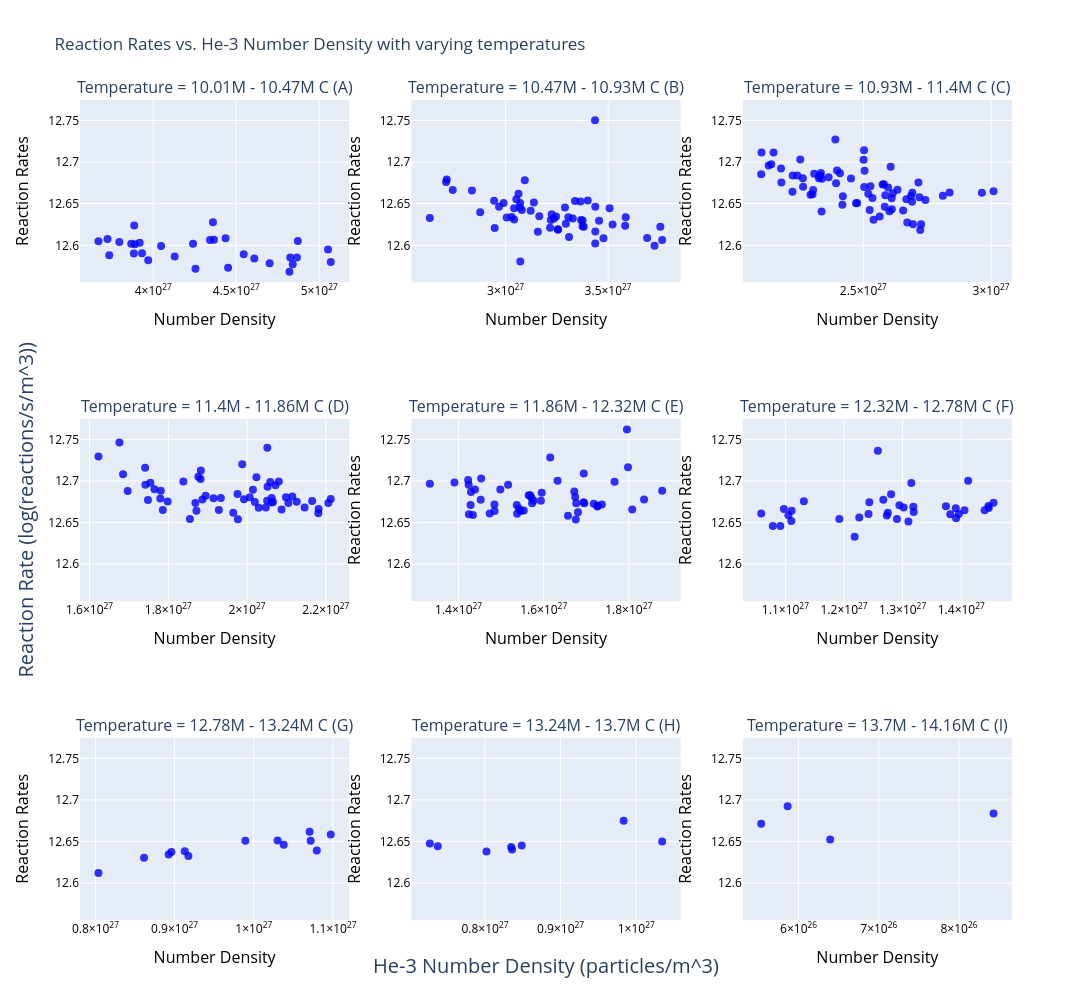

This figure's notebook cell:
### Code cell
%matplotlib widget
x = df_filtered['he3_number_density']
temp = df_filtered['core_temperature']
y = np.log10(df_filtered['reaction_rates_per_unit_volume'])

count = 9
temp_range = np.linspace(temp.min(), temp.max(), count + 1)

frames = []


def format_title(value):
    # Get place value
    place_value = int(np.log10(value))
    if 4 <= place_value <= 6:
        return f'{round(value, -2) / 1000}K'
    elif 7 <= place_value <= 9:
        return f'{round(value, -4) / 10 ** 6}M'
    else:
        return f'{value:.1e}'


subplot_titles = [

]

letters = 'ABCDEFGHIJKLMNOPQRSTUVWXYZ'

_last = temp.min()
idx = 0
for _temp in temp_range:
    if _temp == _last:
        continue
    subplot_titles.append(f'Temperature = {format_title(_last)} - {format_title(_temp)} C ({letters[idx]})')
    _last = _temp
    idx += 1

cols = 3
fig = make_subplots(rows=math.ceil((len(temp_range) - 1) / cols), cols=cols, subplot_titles=subplot_titles,
                    x_title='He-3 Number Density (particles/m^3)', y_title='Reaction Rate (log(reactions/s/m^3))')

def update(a):
    if a.text =='He-3 Number Density (particles/m^3)' or a.text == 'Reaction Rate (log(reactions/s/m^3))':
        a.font.size = 20

fig.for_each_annotation(update)

last = temp.min()
row = 1
col = 1
for temp_value in temp_range:
    if temp_value == last:
        continue
    frame_df = df_filtered.copy()
    if temp_value == temp.max():
        frame_df = frame_df[frame_df['core_temperature'] <= temp_value]
    else:
        frame_df = frame_df[frame_df['core_temperature'] < temp_value]
    frame_df = frame_df[frame_df['core_temperature'] >= last]
    last = temp_value
    _x = frame_df['he3_number_density']
    _y = np.log10(frame_df['reaction_rates_per_unit_volume'])
    _temp = frame_df['core_temperature']
    fig.add_trace(go.Scatter(
        x=_x,
        y=_y,
        mode='markers',
        marker=dict(
            size=8,
            color='Blue',
            opacity=0.8,
            # colorbar=dict(title='Temperature (C)', len=0.8, thickness=20),
            # showscale=True,
            # coloraxis='coloraxis',
        ),
    ), row=row, col=col)

    col += 1
    if col > cols:
        col = 1
        row += 1

fig.update_layout(
    title='Reaction Rates vs. He-3 Number Density with varying temperatures',
    width=1600,
    height=1000,
    # coloraxis=dict(colorscale='BlueRed', colorbar=dict(title='Temperature (C)', len=0.8, thickness=20)),
    showlegend=False,
)

min_y = y.min() * 0.999
max_y = y.max() * 1.001

min_x = x.min() * 0.85
max_x = x.max() * 1.02

for i in range(len(temp_range)):
    param_name = f'yaxis{i + 1}'
    param_name_x = f'xaxis{i + 1}'
    if i == 0:
        param_name = 'yaxis'
        fig.update_layout(yaxis=dict(range=[min_y, max_y], title='Reaction Rates', color='black', titlefont=dict(size=16, color='black')), xaxis=dict(title='Number Density', color='black', titlefont=dict(size=16, color='black')))
    elif i == 3:
        fig.update_layout({
            param_name: dict(range=[min_y, max_y], color='black'),
            param_name_x: dict(title='Number Density', color='black', titlefont=dict(size=16, color='black'))
        })
    elif i == 7:
        fig.update_layout({
            param_name: dict(range=[min_y, max_y], title='Reaction Rates', color='black', titlefont=dict(size=16, color='black')),
            param_name_x: dict(color='black')
        })
    else:
        fig.update_layout({
            param_name: dict(range=[min_y, max_y], title='Reaction Rates', color='black', titlefont=dict(size=16, color='black')),
            param_name_x: dict(title='Number Density', color='black', titlefont=dict(size=16, color='black'))
        })

# Show the plot inline in Jupyter
pyo.iplot(fig)

### Figure 1 — Plotly figure (JSON) as saved in the notebook; plotly's stock layout.template omitted (floating-point values rounded to 4 significant figures)
{"data": [{"marker": {"color": "Blue", "opacity": 0.8, "size": 8}, "mode": "markers", "x": [5.053e+27, 4.129e+27, 4.82e+27, 3.67e+27, 3.884e+27, 4.366e+27, 4.342e+27, 4.36e+27, 3.735e+27, 4.545e+27, 4.84e+27, 4.436e+27, 3.89e+27, 3.868e+27, 4.825e+27, 4.047e+27, 3.725e+27, 3.918e+27, 4.451e+27, 4.871e+27, 3.796e+27, 4.866e+27, 4.701e+27, 3.886e+27, 4.24e+27, 3.97e+27, 4.255e+27, 3.933e+27, 4.609e+27, 5.069e+27], "xaxis": "x", "y": [12.6, 12.59, 12.57, 12.6, 12.59, 12.61, 12.61, 12.63, 12.59, 12.59, 12.58, 12.61, 12.6, 12.6, 12.59, 12.6, 12.61, 12.6, 12.57, 12.61, 12.6, 12.59, 12.58, 12.62, 12.6, 12.58, 12.57, 12.59, 12.58, 12.58], "yaxis": "y", "type": "scatter"}, {"marker": {"color": "Blue", "opacity": 0.8, "size": 8}, "mode": "markers", "x": [3.456e+27, 2.71e+27, 2.836e+27, 3.306e+27, 3.507e+27, 3.583e+27, 3.157e+27, 2.713e+27, 3.309e+27, 3.225e+27, 3.093e+27, 3.726e+27, 3.368e+27, 3.22e+27, 3.041e+27, 3.755e+27, 3.122e+27, 3.381e+27, 3.255e+27, 3.691e+27, 2.876e+27, 3.437e+27, 3.071e+27, 3.164e+27, 2.99e+27, 3.294e+27, 3.328e+27, 3.401e+27, 3.436e+27, 3.079e+27, 3.437e+27, 2.947e+27, 3.03e+27, 3.236e+27, 3.138e+27, 3.764e+27, 3.375e+27, 3.586e+27, 3.041e+27, 2.968e+27, 3.29e+27, 3.477e+27, 3.069e+27, 3.256e+27, 2.944e+27, 2.63e+27, 3.071e+27, 3.063e+27, 3.376e+27, 3.246e+27, 2.742e+27, 3.338e+27, 3.522e+27, 3.217e+27, 3.005e+27, 3.052e+27, 3.437e+27, 3.365e+27], "xaxis": "x2", "y": [12.63, 12.68, 12.67, 12.63, 12.64, 12.62, 12.62, 12.68, 12.61, 12.64, 12.68, 12.6, 12.63, 12.63, 12.64, 12.62, 12.64, 12.62, 12.62, 12.61, 12.64, 12.65, 12.58, 12.63, 12.65, 12.63, 12.63, 12.65, 12.75, 12.64, 12.6, 12.62, 12.63, 12.63, 12.65, 12.61, 12.62, 12.63, 12.63, 12.65, 12.65, 12.61, 12.65, 12.62, 12.65, 12.63, 12.65, 12.66, 12.63, 12.63, 12.67, 12.65, 12.63, 12.62, 12.63, 12.66, 12.62, 12.65], "yaxis": "y2", "type": "scatter"}, {"marker": {"color": "Blue", "opacity": 0.8, "size": 8}, "mode": "markers", "x": [2.528e+27, 2.811e+27, 2.13e+27, 2.687e+27, 2.58e+27, 2.615e+27, 2.264e+27, 2.575e+27, 2.586e+27, 2.564e+27, 2.519e+27, 2.326e+27, 2.308e+27, 2.393e+27, 2.723e+27, 2.452e+27, 2.525e+27, 2.692e+27, 2.634e+27, 2.223e+27, 2.501e+27, 2.178e+27, 2.338e+27, 2.695e+27, 2.726e+27, 2.149e+27, 2.334e+27, 2.72e+27, 2.102e+27, 2.253e+27, 2.223e+27, 2.536e+27, 2.293e+27, 2.337e+27, 2.328e+27, 2.263e+27, 2.397e+27, 2.668e+27, 2.743e+27, 2.304e+27, 2.584e+27, 2.691e+27, 2.656e+27, 2.54e+27, 2.409e+27, 2.672e+27, 2.14e+27, 2.418e+27, 2.301e+27, 2.331e+27, 2.179e+27, 2.602e+27, 2.42e+27, 2.503e+27, 2.472e+27, 2.607e+27, 2.476e+27, 2.597e+27, 2.964e+27, 3.01e+27, 2.391e+27, 2.1e+27, 2.612e+27, 2.716e+27, 2.503e+27, 2.838e+27, 2.611e+27, 2.242e+27, 2.364e+27, 2.505e+27], "xaxis": "x3", "y": [12.67, 12.66, 12.7, 12.66, 12.67, 12.66, 12.67, 12.67, 12.66, 12.63, 12.66, 12.68, 12.69, 12.67, 12.62, 12.68, 12.64, 12.66, 12.67, 12.68, 12.7, 12.69, 12.68, 12.63, 12.63, 12.71, 12.69, 12.66, 12.71, 12.7, 12.66, 12.66, 12.66, 12.64, 12.68, 12.68, 12.69, 12.66, 12.65, 12.67, 12.65, 12.65, 12.64, 12.63, 12.69, 12.63, 12.7, 12.65, 12.66, 12.68, 12.68, 12.64, 12.66, 12.67, 12.65, 12.69, 12.65, 12.67, 12.66, 12.66, 12.73, 12.69, 12.64, 12.68, 12.71, 12.66, 12.66, 12.68, 12.68, 12.69], "yaxis": "y3", "type": "scatter"}, {"marker": {"color": "Blue", "opacity": 0.8, "size": 8}, "mode": "markers", "x": [1.755e+27, 2.099e+27, 2.02e+27, 1.988e+27, 2.088e+27, 2.181e+27, 1.895e+27, 1.838e+27, 2.007e+27, 2.03e+27, 2.059e+27, 1.934e+27, 1.748e+27, 1.882e+27, 1.742e+27, 1.685e+27, 2.015e+27, 2.066e+27, 2.105e+27, 1.977e+27, 1.928e+27, 2.062e+27, 1.78e+27, 1.887e+27, 2.062e+27, 2.126e+27, 2.115e+27, 1.876e+27, 1.965e+27, 1.781e+27, 1.915e+27, 2.072e+27, 1.869e+27, 2.052e+27, 1.623e+27, 1.697e+27, 1.798e+27, 1.976e+27, 1.786e+27, 1.992e+27, 2.206e+27, 2.182e+27, 2.024e+27, 2.213e+27, 1.741e+27, 2.051e+27, 2.165e+27, 1.855e+27, 2.146e+27, 1.871e+27, 2.048e+27, 1.765e+27, 2.051e+27, 1.676e+27, 1.883e+27, 2.081e+27], "xaxis": "x4", "y": [12.7, 12.68, 12.67, 12.72, 12.67, 12.66, 12.68, 12.7, 12.68, 12.67, 12.7, 12.68, 12.68, 12.7, 12.7, 12.71, 12.69, 12.67, 12.67, 12.65, 12.67, 12.67, 12.68, 12.68, 12.68, 12.68, 12.68, 12.71, 12.66, 12.69, 12.68, 12.69, 12.67, 12.69, 12.73, 12.69, 12.68, 12.68, 12.67, 12.68, 12.67, 12.67, 12.7, 12.68, 12.72, 12.68, 12.68, 12.65, 12.67, 12.66, 12.67, 12.69, 12.74, 12.75, 12.71, 12.7], "yaxis": "y4", "type": "scatter"}, {"marker": {"color": "Blue", "opacity": 0.8, "size": 8}, "mode": "markers", "x": [1.439e+27, 1.452e+27, 1.332e+27, 1.595e+27, 1.672e+27, 1.796e+27, 1.657e+27, 1.681e+27, 1.767e+27, 1.694e+27, 1.516e+27, 1.453e+27, 1.677e+27, 1.615e+27, 1.726e+27, 1.39e+27, 1.836e+27, 1.485e+27, 1.473e+27, 1.542e+27, 1.594e+27, 1.537e+27, 1.484e+27, 1.798e+27, 1.808e+27, 1.553e+27, 1.573e+27, 1.428e+27, 1.565e+27, 1.696e+27, 1.424e+27, 1.718e+27, 1.727e+27, 1.429e+27, 1.538e+27, 1.422e+27, 1.737e+27, 1.546e+27, 1.498e+27, 1.674e+27, 1.879e+27, 1.676e+27, 1.633e+27, 1.694e+27, 1.424e+27, 1.434e+27, 1.571e+27, 1.569e+27, 1.576e+27], "xaxis": "x5", "y": [12.69, 12.68, 12.7, 12.69, 12.69, 12.76, 12.66, 12.66, 12.7, 12.67, 12.7, 12.7, 12.67, 12.73, 12.67, 12.7, 12.68, 12.66, 12.66, 12.67, 12.68, 12.67, 12.67, 12.72, 12.67, 12.66, 12.67, 12.67, 12.68, 12.67, 12.7, 12.67, 12.67, 12.69, 12.66, 12.7, 12.67, 12.66, 12.69, 12.68, 12.69, 12.65, 12.7, 12.71, 12.66, 12.66, 12.68, 12.68, 12.68], "yaxis": "y5", "type": "scatter"}, {"marker": {"color": "Blue", "opacity": 0.8, "size": 8}, "mode": "markers", "x": [1.391e+27, 1.374e+27, 1.302e+27, 1.192e+27, 1.131e+27, 1.275e+27, 1.078e+27, 1.29e+27, 1.455e+27, 1.447e+27, 1.318e+27, 1.258e+27, 1.243e+27, 1.059e+27, 1.319e+27, 1.273e+27, 1.405e+27, 1.391e+27, 1.218e+27, 1.111e+27, 1.226e+27, 1.446e+27, 1.31e+27, 1.267e+27, 1.28e+27, 1.294e+27, 1.105e+27, 1.44e+27, 1.242e+27, 1.091e+27, 1.315e+27, 1.412e+27, 1.396e+27, 1.11e+27, 1.097e+27, 1.381e+27], "xaxis": "x6", "y": [12.67, 12.67, 12.67, 12.65, 12.68, 12.66, 12.65, 12.65, 12.67, 12.67, 12.67, 12.74, 12.67, 12.66, 12.66, 12.66, 12.66, 12.66, 12.63, 12.66, 12.66, 12.67, 12.65, 12.68, 12.68, 12.67, 12.66, 12.66, 12.66, 12.65, 12.7, 12.7, 12.66, 12.65, 12.67, 12.66], "yaxis": "y6", "type": "scatter"}, {"marker": {"color": "Blue", "opacity": 0.8, "size": 8}, "mode": "markers", "x": [9.175e+26, 1.08e+27, 9.893e+26, 9.129e+26, 1.097e+27, 1.072e+27, 1.038e+27, 8.959e+26, 8.614e+26, 8.925e+26, 8.038e+26, 1.071e+27, 1.03e+27], "xaxis": "x7", "y": [12.63, 12.64, 12.65, 12.64, 12.66, 12.65, 12.65, 12.64, 12.63, 12.63, 12.61, 12.66, 12.65], "yaxis": "y7", "type": "scatter"}, {"marker": {"color": "Blue", "opacity": 0.8, "size": 8}, "mode": "markers", "x": [7.271e+26, 8.486e+26, 8.358e+26, 7.376e+26, 9.834e+26, 1.034e+27, 8.02e+26, 8.346e+26], "xaxis": "x8", "y": [12.65, 12.65, 12.64, 12.64, 12.67, 12.65, 12.64, 12.64], "yaxis": "y8", "type": "scatter"}, {"marker": {"color": "Blue", "opacity": 0.8, "size": 8}, "mode": "markers", "x": [5.864e+26, 6.394e+26, 8.43e+26, 5.534e+26], "xaxis": "x9", "y": [12.69, 12.65, 12.68, 12.67], "yaxis": "y9", "type": "scatter"}], "layout": {"annotations": [{"font": {"size": 16}, "showarrow": false, "text": "Temperature = 10.01M - 10.47M C (A)", "x": 0.1444, "xanchor": "center", "xref": "paper", "y": 1.0, "yanchor": "bottom", "yref": "paper"}, {"font": {"size": 16}, "showarrow": false, "text": "Temperature = 10.47M - 10.93M C (B)", "x": 0.5, "xanchor": "center", "xref": "paper", "y": 1.0, "yanchor": "bottom", "yref": "paper"}, {"font": {"size": 16}, "showarrow": false, "text": "Temperature = 10.93M - 11.4M C (C)", "x": 0.8556, "xanchor": "center", "xref": "paper", "y": 1.0, "yanchor": "bottom", "yref": "paper"}, {"font": {"size": 16}, "showarrow": false, "text": "Temperature = 11.4M - 11.86M C (D)", "x": 0.1444, "xanchor": "center", "xref": "paper", "y": 0.6111, "yanchor": "bottom", "yref": "paper"}, {"font": {"size": 16}, "showarrow": false, "text": "Temperature = 11.86M - 12.32M C (E)", "x": 0.5, "xanchor": "center", "xref": "paper", "y": 0.6111, "yanchor": "bottom", "yref": "paper"}, {"font": {"size": 16}, "showarrow": false, "text": "Temperature = 12.32M - 12.78M C (F)", "x": 0.8556, "xanchor": "center", "xref": "paper", "y": 0.6111, "yanchor": "bottom", "yref": "paper"}, {"font": {"size": 16}, "showarrow": false, "text": "Temperature = 12.78M - 13.24M C (G)", "x": 0.1444, "xanchor": "center", "xref": "paper", "y": 0.2222, "yanchor": "bottom", "yref": "paper"}, {"font": {"size": 16}, "showarrow": false, "text": "Temperature = 13.24M - 13.7M C (H)", "x": 0.5, "xanchor": "center", "xref": "paper", "y": 0.2222, "yanchor": "bottom", "yref": "paper"}, {"font": {"size": 16}, "showarrow": false, "text": "Temperature = 13.7M - 14.16M C (I)", "x": 0.8556, "xanchor": "center", "xref": "paper", "y": 0.2222, "yanchor": "bottom", "yref": "paper"}, {"font": {"size": 20}, "showarrow": false, "text": "He-3 Number Density (particles/m^3)", "x": 0.5, "xanchor": "center", "xref": "paper", "y": 0, "yanchor": "top", "yref": "paper", "yshift": -30}, {"font": {"size": 20}, "showarrow": false, "text": "Reaction Rate (log(reactions/s/m^3))", "textangle": -90, "x": 0, "xanchor": "right", "xref": "paper", "xshift": -40, "y": 0.5, "yanchor": "middle", "yref": "paper"}], "height": 1000, "showlegend": false, "title": {"text": "Reaction Rates vs. He-3 Number Density with varying temperatures"}, "width": 1600, "xaxis": {"anchor": "y", "color": "black", "domain": [0.0, 0.2889], "title": {"font": {"color": "black", "size": 16}, "text": "Number Density"}}, "yaxis": {"anchor": "x", "color": "black", "domain": [0.7778, 1.0], "range": [12.56, 12.77], "title": {"font": {"color": "black", "size": 16}, "text": "Reaction Rates"}}, "xaxis2": {"anchor": "y2", "color": "black", "domain": [0.3556, 0.6444], "title": {"font": {"color": "black", "size": 16}, "text": "Number Density"}}, "yaxis2": {"anchor": "x2", "color": "black", "domain": [0.7778, 1.0], "range": [12.56, 12.77], "title": {"font": {"color": "black", "size": 16}, "text": "Reaction Rates"}}, "xaxis3": {"anchor": "y3", "color": "black", "domain": [0.7111, 1.0], "title": {"font": {"color": "black", "size": 16}, "text": "Number Density"}}, "yaxis3": {"anchor": "x3", "color": "black", "domain": [0.7778, 1.0], "range": [12.56, 12.77], "title": {"font": {"color": "black", "size": 16}, "text": "Reaction Rates"}}, "xaxis4": {"anchor": "y4", "color": "black", "domain": [0.0, 0.2889], "title": {"font": {"color": "black", "size": 16}, "text": "Number Density"}}, "yaxis4": {"anchor": "x4", "color": "black", "domain": [0.3889, 0.6111], "range": [12.56, 12.77]}, "xaxis5": {"anchor": "y5", "color": "black", "domain": [0.3556, 0.6444], "title": {"font": {"color": "black", "size": 16}, "text": "Number Density"}}, "yaxis5": {"anchor": "x5", "color": "black", "domain": [0.3889, 0.6111], "range": [12.56, 12.77], "title": {"font": {"color": "black", "size": 16}, "text": "Reaction Rates"}}, "xaxis6": {"anchor": "y6", "color": "black", "domain": [0.7111, 1.0], "title": {"font": {"color": "black", "size": 16}, "text": "Number Density"}}, "yaxis6": {"anchor": "x6", "color": "black", "domain": [0.3889, 0.6111], "range": [12.56, 12.77], "title": {"font": {"color": "black", "size": 16}, "text": "Reaction Rates"}}, "xaxis7": {"anchor": "y7", "color": "black", "domain": [0.0, 0.2889], "title": {"font": {"color": "black", "size": 16}, "text": "Number Density"}}, "yaxis7": {"anchor": "x7", "color": "black", "domain": [0.0, 0.2222], "range": [12.56, 12.77], "title": {"font": {"color": "black", "size": 16}, "text": "Reaction Rates"}}, "xaxis8": {"anchor": "y8", "color": "black", "domain": [0.3556, 0.6444]}, "yaxis8": {"anchor": "x8", "color": "black", "domain": [0.0, 0.2222], "range": [12.56, 12.77], "title": {"font": {"color": "black", "size": 16}, "text": "Reaction Rates"}}, "xaxis9": {"anchor": "y9", "color": "black", "domain": [0.7111, 1.0], "title": {"font": {"color": "black", "size": 16}, "text": "Number Density"}}, "yaxis9": {"anchor": "x9", "color": "black", "domain": [0.0, 0.2222], "range": [12.56, 12.77], "title": {"font": {"color": "black", "size": 16}, "text": "Reaction Rates"}}, "yaxis10": {"color": "black", "range": [12.56, 12.77], "title": {"font": {"color": "black", "size": 16}, "text": "Reaction Rates"}}, "xaxis10": {"color": "black", "title": {"font": {"color": "black", "size": 16}, "text": "Number Density"}}}}
